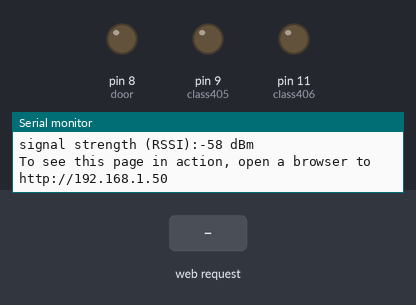
Simulated run of this sketch. Board: Arduino Uno WiFi Rev2. Parts: output pins drawn as LEDs (lit = HIGH), the last lines printed to the serial monitor. The test bench sets the inputs (shaded band). WiFi joins after 1.5 s; servers stay silent unless stated.

Above: at 12.7 s.
12.8 s: HTTP request GET /?pin=405HIGH received
At 13.9 s:
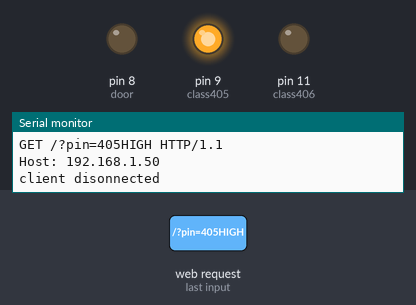
14.3 s: HTTP request GET /?pin=406DHIGH received
At 15.1 s:
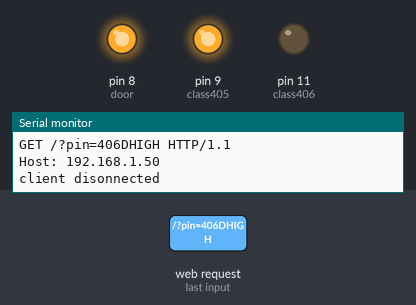
15.8 s: HTTP request GET /?pin=405LOW received
At 16.2 s:
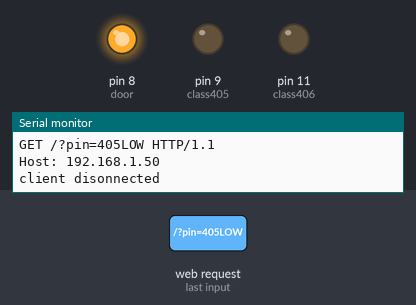
17.3 s: HTTP request GET /?pin=406HIGH received
At 18.5 s:
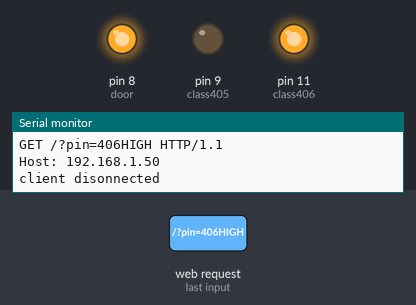
18.8 s: HTTP request GET /?pin=406DLOW received
At 19.7 s:
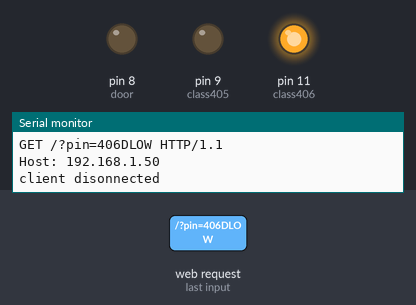
20.3 s: HTTP request GET /?pin=405DHIGH received
At 20.9 s:
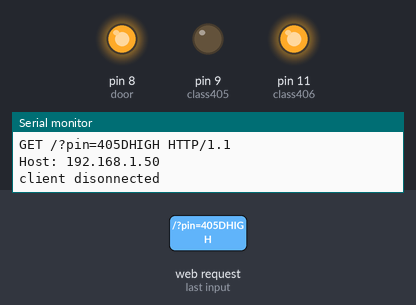
Timing chart, 0 to 22.8 s (numbered marks = the images above; inputs shaded):
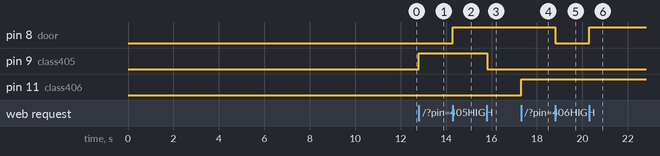

Measured:
- after the input at 12.8 s, pin 9 (class405): LOW → HIGH at once
- after the input at 14.3 s, pin 8 (door): LOW → HIGH at once
- after the input at 15.8 s, pin 9 (class405): HIGH → LOW at once
- after the input at 17.3 s, pin 11 (class406): LOW → HIGH at once
- after the input at 18.8 s, pin 8 (door): HIGH → LOW at once
- after the input at 20.3 s, pin 8 (door): LOW → HIGH at once

The sketch:

EZLock.ino
```cpp
#define door 8
#define class405 9
#define class406 11
/*
  WiFi Web Server LED Blink

 A simple web server that lets you blink an LED via the web.
 This sketch will print the IP address of your WiFi module (once connected)
 to the Serial monitor. From there, you can open that address in a web browser
 to turn on and off the LED on pin 9.

 If the IP address of your board is yourAddress:
 http://yourAddress/H turns the LED on
 http://yourAddress/L turns it off

 This example is written for a network using WPA encryption. For
 WEP or WPA, change the Wifi.begin() call accordingly.

 Circuit:
 * Board with NINA module (Arduino MKR WiFi 1010, MKR VIDOR 4000 and UNO WiFi Rev.2)
 * LED attached to pin 9

 created 25 Nov 2012
 by Tom Igoe
 */
#include <SPI.h>
#include <WiFiNINA.h>

#include "arduino_secrets.h"
///////please enter your sensitive data in the Secret tab/arduino_secrets.h
char ssid[] = SECRET_SSID;        // your network SSID (name)와이파이 이름
char pass[] = SECRET_PASS;    // your network password (use for WPA, or use as key for WEP) 와이파이 비번
int keyIndex = 0;                 // your network key Index number (needed only for WEP)

int status = WL_IDLE_STATUS;
WiFiClient client;//내 와이파이에 접근한 고객(아마도 웹사이트가 client가 되는 것 같음)
WiFiServer server(80);

void setup() {
  Serial.begin(9600);      // initialize serial communication
  pinMode(class405, OUTPUT);      // set the LED pin mode
  pinMode(class406,OUTPUT);
  pinMode(door,OUTPUT);
  // check for the WiFi module:
  if (WiFi.status() == WL_NO_MODULE) {
    Serial.println("Communication with WiFi module failed!");
    // don't continue
    while (true);
  }

  String fv = WiFi.firmwareVersion();
  if (fv < WIFI_FIRMWARE_LATEST_VERSION) {
    Serial.println("Please upgrade the firmware");
  }

  // attempt to connect to Wifi network:
  while (status != WL_CONNECTED) {
    Serial.print("Attempting to connect to Network named: ");
    Serial.println(ssid);                   // print the network name (SSID);

    // Connect to WPA/WPA2 network. Change this line if using open or WEP network:
    status = WiFi.begin(ssid, pass);//와이파이를 연다.
    // wait 10 seconds for connection:
    delay(10000);
  }
  server.begin();                           // start the web server on port 80 웹서버를 연다.
  printWifiStatus();                        // you're connected now, so print out the status
}


void loop() {
   client = server.available();   // listen for incoming clients 서버에 오는 client를 받는다.

  if (client) {                             // if you get a client,클라이언트는 EZLock사이트가 된다.
    Serial.println("new client");           // print a message out the serial port
    String currentLine = "";                // make a String to hold incoming data from the client
    while (client.connected()) {            // loop while the client's connected
      if (client.available()) {             // if there's bytes to read from the client,
        char c = client.read();             // read a byte, then EZLock 사이트에서 이벤트가 발생할시 전달하는 정보를 읽는다.

        Serial.write(c);                    // print it out the serial monitor
        if (c == '\n') {                    // if the byte is a newline character

          // if the current line is blank, you got two newline characters in a row.
          // that's the end of the client HTTP request, so send a response:
          if (currentLine.length() == 0) {
            // HTTP headers always start with a response code (e.g. HTTP/1.1 200 OK)
             //and a content-type so the client knows what's coming, then a blank line:
            client.println("HTTP/1.1 200 OK");
            client.println("Content-type:text/html");
            client.println();
            readstatus();
            // the content of the HTTP response follows the header:

            // The HTTP response ends with another blank line:
            client.println();
            // break out of the while loop:
            break;
          } else {    // if you got a newline, then clear currentLine:
            currentLine = "";
          }
        } else if (c != '\r') {  // if you got anything else but a carriage return character,
          currentLine += c;      // "/n"말고 다른 어떤 char이면 currentLine에 추가되도록
        }

        // 클라이언트가 전송한 정보가 동일할시 전구와,문이 제어 된다.
        if(currentLine.endsWith("GET /?pin=405HIGH")){
          digitalWrite(class405,HIGH);

        }
        if(currentLine.endsWith("GET /?pin=405LOW")){
          digitalWrite(class405,LOW);

        }
         if(currentLine.endsWith("GET /?pin=406DHIGH")){
          digitalWrite(door,HIGH); //문잠금

        }
         if(currentLine.endsWith("GET /?pin=406DLOW")){
          digitalWrite(door,LOW);//문열림

        }
            if(currentLine.endsWith("GET /?pin=405DHIGH")){
          digitalWrite(door,HIGH); //문잠금

        }
         if(currentLine.endsWith("GET /?pin=405DLOW")){
          digitalWrite(door,LOW);//문열림

        }
        if(currentLine.endsWith("GET /?pin=406HIGH")){//406호 불켜기
          digitalWrite(class406,HIGH);

        }
        if(currentLine.endsWith("GET /?pin=406LOW")){//406호 불끄기
          digitalWrite(class406,LOW);

        }
          if(currentLine.endsWith("GET /?pin=all")){//shut down 누르면
          digitalWrite(class405,LOW);
          digitalWrite(class406,LOW);
          digitalWrite(door,HIGH);//잠금
          readstatus();
        }

      }
    }
    // close the connection:
    client.stop();
    Serial.println("client disonnected");
  }
}

void printWifiStatus() {
  // print the SSID of the network you're attached to:
  Serial.print("SSID: ");
  Serial.println(WiFi.SSID());

  // print your board's IP address:
  IPAddress ip = WiFi.localIP();
  Serial.print("IP Address: ");
  Serial.println(ip);

  // print the received signal strength:
  long rssi = WiFi.RSSI();
  Serial.print("signal strength (RSSI):");
  Serial.print(rssi);
  Serial.println(" dBm");
  // print where to go in a browser:
  Serial.print("To see this page in action, open a browser to http://");
  Serial.println(ip);
}
void readstatus(){//각 호실의 전구와 문의 상태가 어떤지 알려주는 함수
            boolean D=digitalRead(door);
            boolean LED405 =digitalRead(class405);
            boolean LED406 = digitalRead(class406);
            if(D){
              client.print("<p>Door : Lock</p>");
            }else if(!D){
              client.print("<p>Door : UnLock</p>");
            }
            if(LED405){
              client.print("<p>405 light : ON</p>");
            }else if(!LED405){
             // client.print("<p>405 light : OFF</p>");
            }if(LED406){
              client.print("<p>406 light : ON</p>");
            }else if(!LED406){
              //client.print("<p>406 light : OFF</p>");
            }
}
```

arduino_secrets.h
```cpp
#define SECRET_SSID "AndroidHotspot7748"
#define SECRET_PASS "15362412"
```
